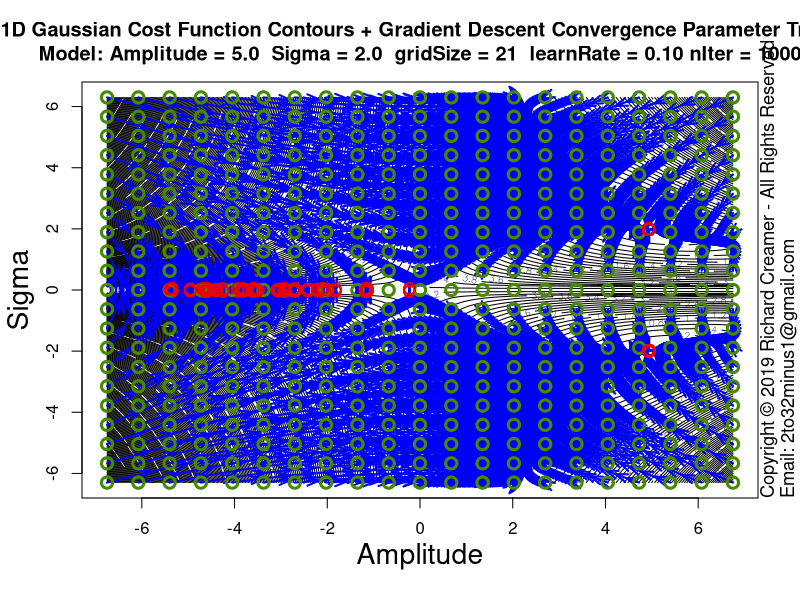

Generate this figure with R:
##############################################################
### Copyright (c) Richard Creamer 2019 - All Rights Reserved
### Inquiries: email 2to32minus1@gmail.com
##############################################################

### Globals
fontScale = 1.2    # Global font size variable
lf        = 1.2    # Enlarge font of plot labels
verbose   = FALSE  # Verbose printing
lw        = 2      # Line width
xMargin   = 1      # X-axis margin for plots
yMargin   = 1      # Y-axis margin for plots
de        = 0.01   # Small constant for estimating derivatives numerically
smlPts    = 1      # Small  data point/circle
medPts    = 1.5    # Medium data point/circle
lrgPts    = 2.0    # Large  data point/circle

### Run this function to generate this plot
runFunc = function() {
	dw = 1000
	dh = 750	
	path = "D:/Code/R/LeastSquaresPlay/PlotsAndAssocCode/Plot65/"
	svSize = 1600
	# Learn rate default (0.5) nIter default (100)
	learnRate = 0.1
	nIter = 1000
	savePngVerbose( paste(path, "Plot65.png", sep=""), 
					plotGaussianParamStepVectorsEx, w=svSize, h=svSize, un="px", gridSize=21, learnRate=learnRate, nIter=nIter )	
}

### Plot Gaussian fit step vectors for multiple starting points
plotGaussianParamStepVectorsEx = function( nLevels=250, gridSize=3, learnRate=0.5, nIter=100 ) {
	set.seed( 3 )
	gd = makeGaussianTestData()
	trueS = gd$trueSigma
	trueA = gd$trueAmpl	
	maxA = trueA * 1.5
	minA = -maxA
	maxS = trueS * 3.5
	minS = -maxS
	ampls  = seq( minA * 0.9, maxA * 0.9, length=gridSize )
	sigmas = seq( minS * 0.9, maxS * 0.9, length=gridSize )
	gridAmpls  = seq( minA * 0.9, maxA * 0.9, length=400 )
	gridSigmas = seq( minS * 0.9, maxS * 0.9, length=400 )
	startAmpls = c()
	startSigmas = c()
	endAmpls = c()
	endSigmas = c()
	plotTitle = paste( "1D Gaussian Cost Function Contours + Gradient Descent Convergence Parameter Trails\n",
					   sprintf("Model: Amplitude = %.1f  Sigma = %.1f  gridSize = %d  learnRate = %.2f nIter = %d", 
					   		trueA, trueS, gridSize, learnRate, nIter ), sep="" )
	
	z = getGaussErrorGrid( meanGaussSsdErr, gridAmpls, gridSigmas, gd$x, gd$y )
	contour( gridAmpls, gridSigmas, t(z), nlevels=nLevels, xlab="", ylab="", main=plotTitle )
	addAxisLabels( xLabel="Amplitude", yLabel="Sigma", cexVal=1.7 )
	
	for ( s in sigmas ) {
		for ( a in ampls ) {
			startAmpls[length(startAmpls)+1] = a
			startSigmas[length(startSigmas)+1] = s
			gd$guesses = list( a=a, s=s )
			
			tuple = fitGauss1d( doPlot=FALSE, gd=gd, learnRate=learnRate, nIter=nIter )
			
			aLegs = tuple$amplLegs
			sLegs = tuple$sigmaLegs
			nLegs = length( aLegs )
			endAmpls[length(endAmpls)+1] = aLegs[nLegs]
			endSigmas[length(endSigmas)+1] = sLegs[nLegs]
			for ( j in 2:nLegs ) {
				x1 = aLegs[j-1]
				y1 = sLegs[j-1]
				x2 = aLegs[j]
				y2 = sLegs[j]
				arrows( x1, y1, x2, y2, col="blue", angle=19, lwd=lw, length=0.125 )
			}
		}
	}
	# Draw beg/end circles last (so on top)
	for ( i in 1:length( startAmpls ) ) {
		points( startAmpls[i], startSigmas[i],  col="chartreuse4", cex=1.5, lwd=lw+1 )
		points( endAmpls[i], endSigmas[i],  col="red2", cex=1.5, lwd=lw )
	}
}

### Shared use case Gaussian data set generator used by several cooperating functions
makeGaussianTestData = function( trueAmpl=5, trueSigma=2, aGuess=sqrt(trueAmpl), sGuess=sqrt(trueSigma), nPts=40 ) {
	set.seed( 3 )
	x = seq( -5*trueSigma, 5*trueSigma, length=nPts )
	y = gauss1dFunc( x, trueAmpl, trueSigma ) + rnorm( length(x), sd=0.2 )
	guesses = list( a=aGuess, s=sGuess )
	tuple = list( trueAmpl=trueAmpl, trueSigma=trueSigma, x=x, y=y, nPts=nPts, guesses=guesses )
	return( tuple )
}

### 2D plot error contours for range of Amplitude and Sigma values
### Amplitude maps to x-axis, Sigma maps to y-axis
plotGaussErrorContours = function( nLevels=30, customTitle="", drawGradVecs=FALSE, normGradVecs=TRUE, gd=NULL ) {
	set.seed( 3 )
	if ( is.null( gd ) )
		gd = makeGaussianTestData()
	a = gd$trueAmpl
	s = gd$trueSigma
	x = gd$x
	y = gd$y
	minAmpl  = a * 0.1;	maxAmpl  = a * 1.7
	minSigma = s * 0.1;	maxSigma = s * 1.7
	# Adjust ranges so plot is square
	deltaA = maxAmpl - minAmpl
	deltaS = maxSigma - minSigma
	maxDelta = if ( deltaA > deltaS ) deltaA else deltaS
	if ( deltaA > deltaS ) {
		maxSigma = minSigma + maxDelta
	} else {
		maxAmpl = minAmpl + maxDelta
	}
	nr = 200
	nc = 200
	ampls = seq( minAmpl, maxAmpl, length.out=nc )
	sigmas = seq( minSigma, maxSigma, length.out=nr )
	z = getGaussErrorGrid( meanGaussSsdErr, ampls, sigmas, x, y )
	xLim1 = minAmpl
	xLim2 = maxAmpl
	yLim1 = minSigma
	yLim2 = maxSigma
	plotTitle = ""
	if ( !drawGradVecs ) {
		plotTitle = sprintf( "1D Gaussian Cost Function Contours\nTrue Model: Amplitude = %.1f  Sigma = %.1f (noise added)", a, s )
	} else if ( normGradVecs ) {
		plotTitle = sprintf( "1D Gaussian Cost Function Contours w/Gradient (Unit) Vectors\nTrue Model: Amplitude = %.1f  Sigma = %.1f (noise added)", a, s )
	} else {
		plotTitle = sprintf( "1D Gaussian Cost Function Contours w/Gradient Vectors\nTrue Model: Amplitude = %.1f  Sigma = %.1f (noise added)", a, s )
	}
	if ( customTitle != "" )
		plotTitle = customTitle
	xform = contour( ampls, sigmas, t(z), axes=FALSE, cex.lab=lf, main=plotTitle, asp=1.0,
					 xlab="", ylab="", labcex=1.2, nlevels=nLevels, cex.main=1.3*fontScale, cex.axis=1.3 )
	xAxisMin = ceiling( gpl()$xLim[1] )
	xAxisMax = floor( gpl()$xLim[2] )
	yAxisMin = ceiling( gpl()$yLim[1] )
	yAxisMax = floor( gpl()$yLim[2] )
	axis( side=1, at=xAxisMin:xAxisMax, cex.axis=1.3 )
	axis( side=2, at=yAxisMin:yAxisMax, cex.axis=1.3 )
	addAxisLabels( xLabel="Amplitude", yLabel="Sigma" )
	box()
	xLimits = axisLimits( x )
	yLimits = axisLimits( y )
	lines( c(-1,12), c( s, s ), col="blue", lwd=lw )
	lines( c( a, a), c(-1,10), col="blue", lwd=lw )
	if ( drawGradVecs ) {
		gradPtsX1 = c()
		gradPtsY1 = c()
		gradPtsX2 = c()
		gradPtsY2 = c()
		gridSize=13
		for ( sigma in seq( from=sigmas[2], to=sigmas[length(sigmas)-1], length=gridSize ) ) {
			for ( ampl in seq( from=ampls[2], to=ampls[length(ampls)-1], length=gridSize ) ) {
				gradPtsX1[length(gradPtsX1)+1] = ampl
				gradPtsY1[length(gradPtsY1)+1] = sigma
				da = gaussDeDa( x, y, ampl, sigma )
				ds = gaussDeDs( x, y, ampl, sigma )
				mag = sqrt( da*da + ds*ds )
				if ( normGradVecs ) {
					da = da/mag/4 # hard-coded case-specific scale factor, unit vecs a bit too long for plot
					ds = ds/mag/4
				} else {
					da = da * 0.22 # hard-coded case-specific scale factor
					ds = ds * 0.22
				}
				gradPtsX2[length(gradPtsX2)+1] = ampl  - da
				gradPtsY2[length(gradPtsY2)+1] = sigma - ds
			}
		}
		points( gradPtsX1, gradPtsY1, col="blue", lwd=lw )
		arrows( gradPtsX1, gradPtsY1, gradPtsX2, gradPtsY2, col="blue", lwd=lw, cex=medPts, angle=15, length=0.125 )
	}
}

### Nonlinear least-squares gradient-descent curve fitting for Gaussian
fitGauss1d = function( learnRate = 0.5, nIter=100, nPts=40, drawPointLines=FALSE, doPlot=TRUE, numDerivs=FALSE, plotContours=FALSE, gd=NULL ) {
	set.seed( 3 )
	a = s = x = y = guesses = NULL
	if ( is.null( gd ) )
		gd = makeGaussianTestData()
	a = gd$trueAmpl
	s = gd$trueSigma
	trueAmpl = gd$trueAmpl
	trueSigma = gd$trueSigma
	x = gd$x
	y = gd$y
	nPts=gd$nPts
	guesses = gd$guesses
	aEst = guesses$a
	sEst = guesses$s
	da = 0
	ds = 0
	amplLegs = c( aEst )
	sigmaLegs = c( sEst )
	if ( nIter > 0 ) {
		# Basic implementation of Gradient Descent
		for ( i in 1:nIter ) {
			da = if ( numDerivs ) gaussDeDaNum( x, y, aEst, sEst ) else gaussDeDa( x, y, aEst, sEst )
			ds = if ( numDerivs ) gaussDeDsNum( x, y, aEst, sEst ) else gaussDeDs( x, y, aEst, sEst )
			aEst = aEst - learnRate * da
			sEst = sEst - learnRate * ds
			amplLegs[ length(amplLegs) + 1 ] = aEst
			sigmaLegs[ length(sigmaLegs) + 1 ] = sEst
			if ( verbose )
				print( sprintf( "Mean ABS fit error: %f\n", meanGaussAbsErr( x, y, aEst, sEst ) ) )
		}
	}
	finalMeanAbsFitError = meanGaussAbsErr( x, y, aEst, sEst )
	if ( doPlot) {
		plotTitle = "Gradient Descent Fit 1D Gaussian using Analytic Partial Derivatives"
		if ( numDerivs )
			plotTitle = "Gradient Descent Fit 1D Gaussian using Numerical Est. Partial Derivatives"
		plot( x, y, cex.lab=lf, xlab="", ylab="", main=plotTitle, cex=medPts, lwd=lw+1, cex.main=1.3*fontScale, cex.axis=1.3 )
		addAxisLabels()	
		predX = seq( x[1], x[length(x)], length.out=200 )
		predY = gauss1dFunc( predX, aEst, sEst )
		lines( predX, predY, col="blue", lwd=lw+1 )
		if ( drawPointLines )
			segments( x, y, x, gauss1dFunc( x, aEst, sEst ), col = "red" )
		legText = c()		
		legText[length(legText)+1] = sprintf( "Num Iterations   %d", nIter )
		legText[length(legText)+1] = sprintf( "Learn Rate:      %.3f", learnRate )
		legText[length(legText)+1] = sprintf( "True Amplitude:  %.2f", a )
		legText[length(legText)+1] = sprintf( "True Sigma:      %.2f", s )
		legText[length(legText)+1] = sprintf( "Start Amplitude: %.2f", guesses$a )
		legText[length(legText)+1] = sprintf( "Start Sigma:     %.2f", guesses$s )
		legText[length(legText)+1] = sprintf( "Final Amplitude: %.2f", aEst )
		legText[length(legText)+1] = sprintf( "Final Sigma:     %.2f", sEst )
		legText[length(legText)+1] = sprintf( "Mean ABS Error:  %.2f", meanGaussAbsErr( x, y, aEst, sEst ) )
		legLtys = seq( from=0, to=0, length=length(legText) )
		parSave = par( family="mono", font=2 )		
		legend( "topleft", inset=c(0,0), legend=legText, lty=legLtys, box.col="transparent", cex=1.3*fontScale, bg="transparent" )
		par( parSave )
	}
	if ( plotContours ) {
		plotGaussErrorContours( gd=gd )
		lines( amplLegs, sigmaLegs, col="red", lwd=lw )
	}
	return( list( x=x, y=y, a=aEst, s=sEst, meanAbsFitError=finalMeanAbsFitError, amplLegs=amplLegs, sigmaLegs=sigmaLegs, lr=learnRate ) )
}

### Compute mean SSD Gaussian cost function over a grid of Amplitude and Sigma values
### Note: returned matrix may need to be transposed for some functions such as contour()
### TODO: Try to use outer()
getGaussErrorGrid = function( errorFunc, ampls, sigmas, x, y ) {
	nr = length( sigmas )
	nc = length( ampls )
	z = matrix( nrow=nr, ncol=nc )	
	for ( row in 1:nr ) {     # loop over y-coordinates (sigma)
		sigma = sigmas[row]
		for ( col in 1:nc ) { # loop over x-coordinates (amplitude)
			ampl = ampls[col]
			z[row, col] = errorFunc( x, y, a=ampl, sigma=sigma )
		}
	}
	return( z )
}

### 1D Gaussian
gauss1dFunc = function( x, a, sigma ) {
	return( a * exp( -0.5 * (x/sigma)^2 ) )
}

### Gaussian error/cost function - abs() of line lengths (not squared)
meanGaussAbsErr = function( x, y, a, sigma ) {
	return( (1/length(x)) * sum( abs(gauss1dFunc( x, a, sigma ) - y) ) )
}

### Gaussian error/cost function - SSD
meanGaussSsdErr = function( x, y, a, sigma ) {
	return( (1/length(x)) * sum( (gauss1dFunc( x, a, sigma ) - y)^2 ) )
}

### Analytical/exact partial derivative of error/cost function wrt Amplitude
gaussDeDa = function( x, y, a, sigma ) {
	term1 = sum( gauss1dFunc(x, a, sigma) * exp( -0.5 * (x/sigma)^2) )
	term2 = sum( y * exp( -0.5 * (x/sigma)^2) )
	return( 2 * ( term1 - term2 )/length(x) )
}

### Analytical/exact partial derivative of error/cost function wrt Sigma
gaussDeDs = function( x, y, a, sigma ) {
	v = 2*a/sigma^3
	term1 = sum( gauss1dFunc(x, a, sigma) * x^2 * exp( -0.5 * (x/sigma)^2) )
	term2 = sum( x^2 * y * exp( -0.5 * (x/sigma)^2) )
	return( v * ( term1 - term2 )/length(x) )
}

### Numerical estimation of partial derivative of error/cost function wrt Amplitude
gaussDeDaNum = function( x, y, a, sigma ) {
	e1 = meanGaussSsdErr( x, y, a, sigma )
	e2 = meanGaussSsdErr( x, y, a + de, sigma )
	return( (e2 - e1)/de )
}

### Numerical estimation of partial derivative of error/cost function wrt Sigma
gaussDeDsNum = function( x, y, a, sigma ) {
	e1 = meanGaussSsdErr( x, y, a, sigma )
	e2 = meanGaussSsdErr( x, y, a, sigma + de )
	return( (e2 - e1)/de )
}

### Get Plot Limits : gpl()$xLim[1] --> left x-coord
gpl = function() {
	u = par( "usr" )
	return( list( xLim=u[1:2], yLim=u[3:4] ) )
}

### Compute plot axis limits to fit range of data
axisLimits = function( v, margin=0 ) {
	lowerLimit = floor( min(v) ) - margin
	upperLimit = ceiling( max(v) ) + margin
	c( lowerLimit, upperLimit )
}

### Convience method to add x/y axis labels
addAxisLabels = function( xLabel="x", yLabel="y", cexVal=1.3 ) {
	mtext( text=xLabel, side=1, line=2.5, cex=cexVal )
	mtext( text=yLabel, side=2, line=2.5, cex=cexVal )
}

### Save to PNG file, specify width and height
savePngVerbose = function( path, plotFunc, w=512, h=512, un="px", doCopyright=TRUE, ... ) {
	png( filename = path, type="cairo", units=un, width=w, height=h, pointsize=12, res=96 )
	plotFunc( ... )
	if ( doCopyright )
		addCopyright()
	dev.off()
}

### Add copyright notice to plot via text()
addCopyright = function() {
	mtext( "Copyright \uA9 2019 Richard Creamer - All Rights Reserved", side=4, line=0, adj=0, cex=1.1 )
	mtext( "Email: 2to32minus1@gmail.com", side=4, line=1, adj=0, cex=1.1 )
}

runFunc() 
